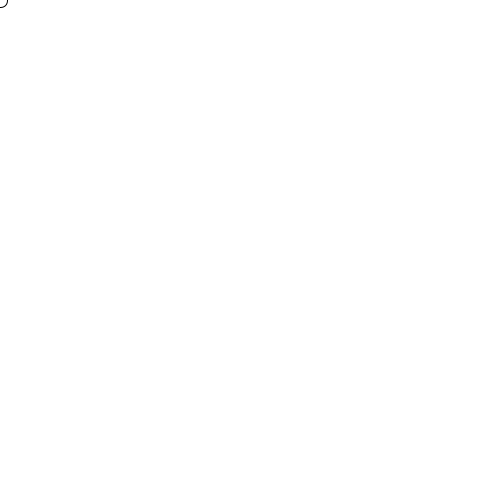
Frame 1 (no input)
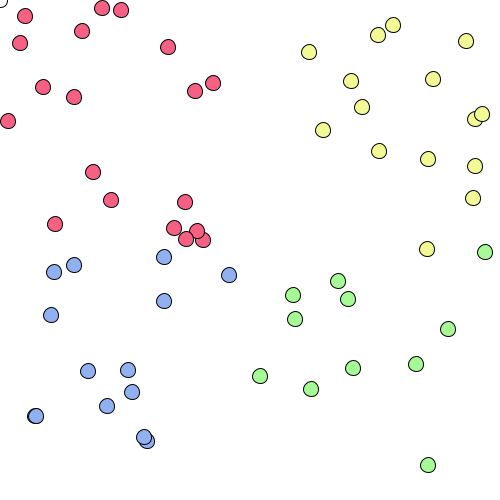
Frame 60 (the mouse pressed at the canvas centre just before this capture)
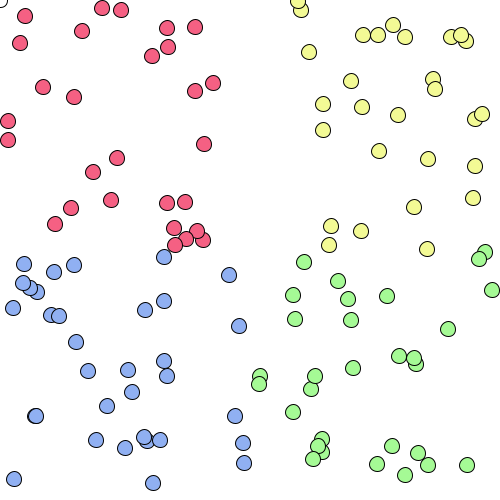
Frame 120 (the mouse held since frame 60 and released just before this capture)

The Processing sketch that drew these frames (run headless with seeded random() and noise(); from frame 60 on, the mouse is pressed at the canvas centre):

// Processing sketch: mood_meter_random_circles
// ── mood_meter_random_circles.pde
int numberx;
int numbery;


void setup() {
  size(500, 500);
  background(255);
}

void draw() {
  circle(numberx, numbery, 15);
  numberx = int(random(1, 500));
  numbery = int(random(1, 500));


  if (numberx<=250 && numbery<= 250) {
    fill(#F56083);
  }
  if (numberx <=255 && numbery>=250) {
    fill(#90B0F2);
  }
  if (numberx>=250 && numbery<=250) {
    fill(#F3FA95);
  }
  if (numberx>=250 && numbery>=250) {
    fill(#A5FA95);
  }
}
